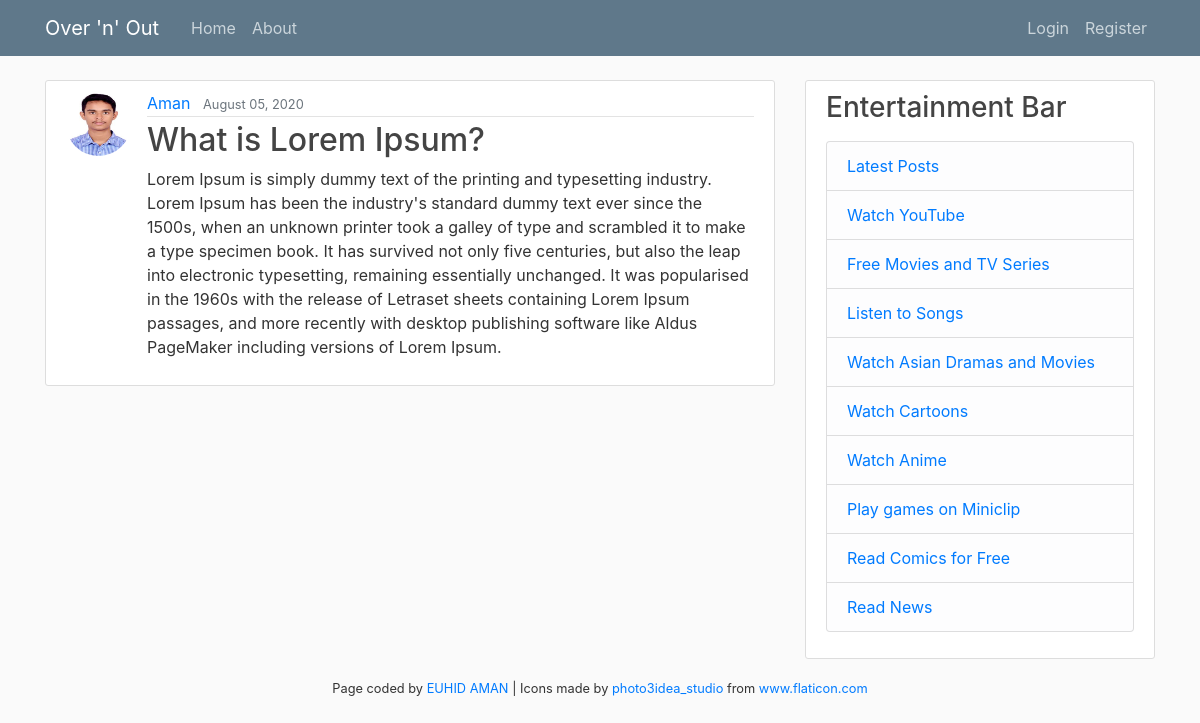
Screenshot of /post/15/ with the database file from the repository.
### blog/models.py (models this page shows, shortened)
class Post(models.Model):
    title = models.CharField(max_length=100)
    content = models.TextField()
    date_posted = models.DateTimeField(default=timezone.now)
    author = models.ForeignKey(User, on_delete=models.CASCADE)

### users/models.py (models this page shows, shortened)
class Profile(models.Model):
    user = models.OneToOneField(User, on_delete=models.CASCADE)
    image = models.ImageField(default='default.jpg', upload_to='profile_pics')

### blog/views.py (the view)
# urls.py: path('post/<int:pk>/', PostDetailView.as_view(), name='post-detail'),
class PostDetailView(DetailView):
    model = Post

### blog/templates/blog/post_detail.html (shortened to what this page needs)
{% extends "blog/base.html" %}
{% block content %}
    <article class="media content-section">
      <img class="rounded-circle article-img" src="{{ object.author.profile.image.url }}">
        <div class="media-body">
           <div class="article-metadata">
             <a class="mr-2" href="{% url 'user-posts' object.author.username %}">{{ object.author }}</a>
             <small class="text-muted">{{ object.date_posted|date:"F d, Y" }}</small>
           </div>
           <h2 class="article-title">{{ object.title }}</h2>
           <p class="article-content">{{ object.content }}</p>
        </div>
    </article>
{% endblock content %}

### blog/static/blog/main.css (style rules this page uses)
body { background: #fafafa; color: #333333; margin-top: 5rem; }
h1, h2, h3, h4, h5, h6 { color: #444444; }
.content-section { background: #ffffff; padding: 10px 20px; border: 1px solid #dddddd; border-radius: 3px; margin-bottom: 20px; }
.article-title { color: #444444; }
.article-content { white-space: pre-line; }
.article-img { height: 65px; width: 65px; margin-right: 16px; }
.article-metadata { padding-bottom: 1px; margin-bottom: 4px; border-bottom: 1px solid #e3e3e3 }

### rows the page displays
Post: author.profile.image (picture), author "Aman", date_posted "August 05, 2020", title "What is Lorem Ipsum?", content "Lorem Ipsum is simply dummy text of the printing and typesetting industry. Lorem Ipsum has been the industry's standard dummy text ever since the 1500s, when an unknown printer took a galley of type and scrambled it to make a type specimen book. It has survived not only five centuries, but also the leap into electronic typesetting, remaining essentially unchanged. It was popularised in the 1960s with the release of Letraset sheets containing Lorem Ipsum passages, and more recently with desktop publishing software like Aldus PageMaker including versions of Lorem Ipsum."
